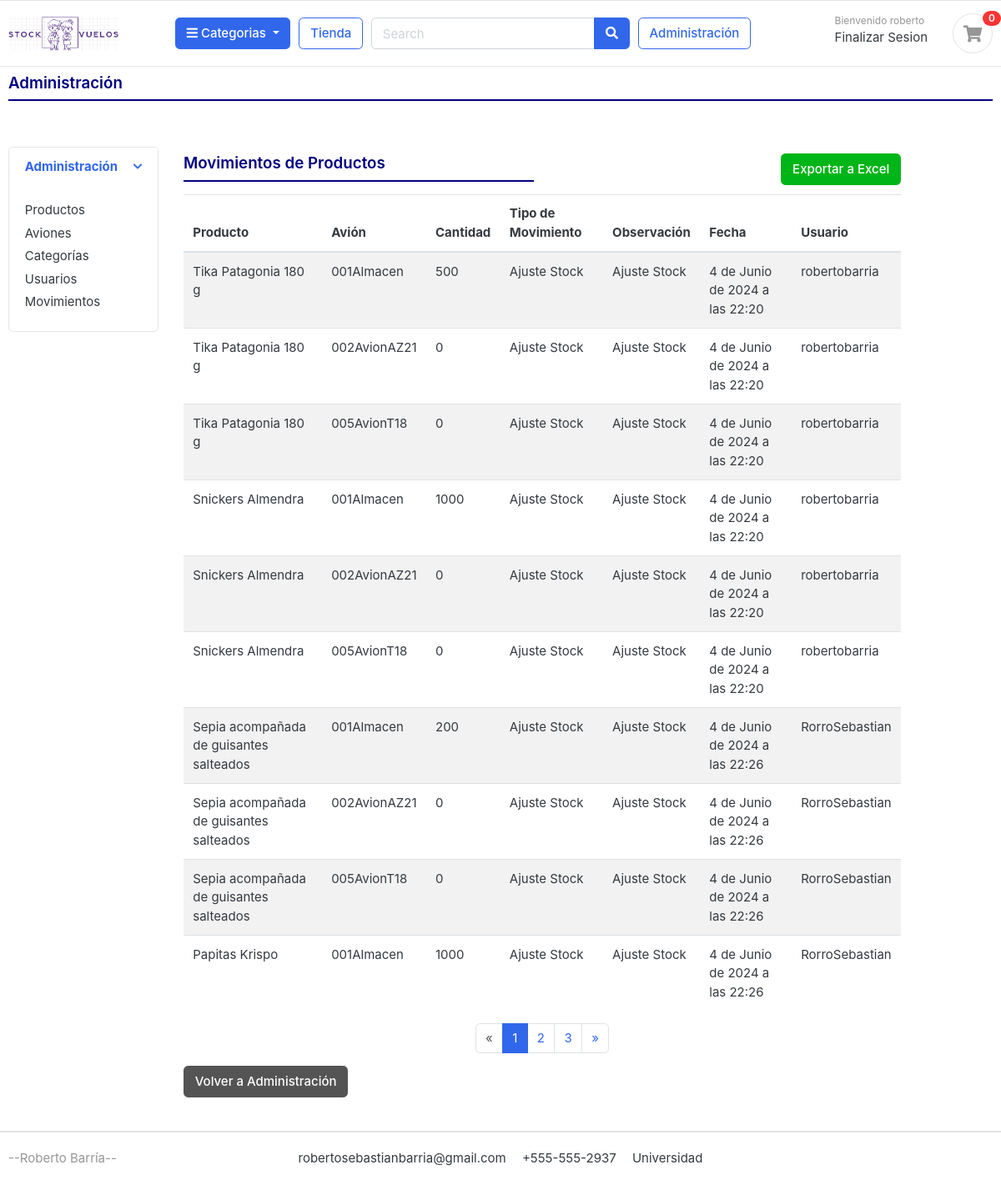
/administracion/productos/movimientos/ (signed in), run on the app's committed database.
### cuentas/models.py (models this page shows, shortened)
class Cuenta(AbstractBaseUser):
    Nombre = models.CharField(max_length=50)
    Apellido = models.CharField(max_length=50)
    username = models.CharField(max_length=50, unique=True)
    email = models.EmailField(max_length=100, unique=True)
    phone_number = models.CharField(max_length=50)
    avion = models.ForeignKey('aviones.Avion', on_delete=models.SET_NULL, null=True, blank=True)
    es_administrador = models.BooleanField(default=False)
    es_tripulante = models.BooleanField(default=False)
    date_joined = models.DateTimeField(auto_now_add=True)
    last_login = models.DateTimeField(auto_now_add=True)
    is_admin = models.BooleanField(default=False)
    is_staff = models.BooleanField(default=False)
    is_active = models.BooleanField(default=False)
    is_superadmin = models.BooleanField(default=False)
    USERNAME_FIELD = 'email'
    REQUIRED_FIELDS = ['username', 'Nombre', 'Apellido']
    objects = MyAccountManager()

### tienda/models.py (models this page shows, shortened)
class MovimientoHistorial(models.Model):
    MOVIMIENTO_TIPOS = [
        ('MO', 'Movimiento por Orden'),
        ('AS', 'Ajuste Stock'),
        ('MP', 'Movimiento Producto'),
    ]
    producto = models.ForeignKey(Producto, on_delete=models.CASCADE)
    avion = models.ForeignKey(Avion, on_delete=models.CASCADE)
    cantidad = models.IntegerField()
    tipo_movimiento = models.CharField(max_length=2, choices=MOVIMIENTO_TIPOS)
    observacion = models.CharField(max_length=255)
    fecha_movimiento = models.DateTimeField(auto_now_add=True)
    usuario = models.ForeignKey(User, on_delete=models.CASCADE)

class Producto(models.Model):
    nombre_producto = models.CharField(max_length=200, unique=True)
    slug = models.CharField(max_length=200, unique=True)
    descripcion = models.TextField(max_length=500, blank=True)
    precio = models.IntegerField()
    imagen = models.ImageField(upload_to='photos/productos')
    is_available = models.BooleanField(default=True)
    categoria = models.ForeignKey(Categoria, on_delete=models.CASCADE)
    fecha_creacion = models.DateTimeField(auto_now_add=True)
    fecha_modificacion = models.DateTimeField(auto_now=True)

### aviones/models.py (models this page shows, shortened)
class Avion(models.Model):
    nombre = models.CharField(max_length=100)
    descripcion = models.CharField(max_length=255, blank=True)

### administracion/views.py (the view)
# urls.py: path('productos/movimientos/', views.lista_movimientos, name='lista_movimientos'),
@login_required
def lista_movimientos(request):
    movimientos_list = MovimientoHistorial.objects.all()
    paginator = Paginator(movimientos_list, 10)
    page_number = request.GET.get('page')
    movimientos = paginator.get_page(page_number)
    return render(request, 'administracion/lista_movimientos.html', {'movimientos': movimientos})

### categorias/models.py (called while the page is built)
    def get_url(self):
        return reverse('productos_por_categoria', args=[self.slug])

### tienda/context_processors.py (called while the page is built)
def cantidad_productos_en_orden(request):
    if request.user.is_authenticated:
        avion_id = request.session.get('avion_id')
        orden = Orden.objects.filter(usuario=request.user, avion_id=avion_id, completada=False).first()
        if orden:
            orden_productos = OrdenProducto.objects.filter(orden=orden).count()
        else:
            orden_productos = 0
    else:
        orden_productos = 0
    return {'orden_productos': orden_productos}

def categorias_context(request):
    return {
        'categorias': Categoria.objects.all()
    }

### templates/administracion/lista_movimientos.html
{% extends 'administracion/administracion.html' %}
{% load static %}
{% block main_content %}
<section class="section-pagetop nb py-2">
    <div class="container">
        <div class="row">
            <div class="col">
                <h5 class="display-12 text-left font-weight-bold" style="color: navy;">Movimientos de Productos</h5>
                <hr class="my-2" style="border-top: 2px solid navy;">
            </div>
            <div class="col text-right">
                <a href="{% url 'exportar_movimientos_excel' %}" class="btn btn-success">Exportar a Excel</a>
            </div>
        </div>
    </div>
</section>
<section class="section-name padding-x-sm">
    <div class="container">
        <div class="row">
            <div class="col-md-12">
                <table class="table table-striped">
                    <thead>
                        <tr>
                            <th>Producto</th>
                            <th>Avión</th>
                            <th>Cantidad</th>
                            <th>Tipo de Movimiento</th>
                            <th>Observación</th>
                            <th>Fecha</th>
                            <th>Usuario</th>
                        </tr>
                    </thead>
                    <tbody>
                        {% for movimiento in movimientos %}
                        <tr>
                            <td>{{ movimiento.producto.nombre_producto }}</td>
                            <td>{{ movimiento.avion.nombre }}</td>
                            <td>{{ movimiento.cantidad }}</td>
                            <td>{{ movimiento.get_tipo_movimiento_display }}</td>
                            <td>{{ movimiento.observacion }}</td>
                            <td>{{ movimiento.fecha_movimiento }}</td>
                            <td>{{ movimiento.usuario.username }}</td>
                        </tr>
                        {% endfor %}
                    </tbody>
                </table>
                <nav aria-label="Page navigation">
                    <ul class="pagination justify-content-center">
                        {% if movimientos.has_previous %}
                        <li class="page-item">
                            <a class="page-link" href="?page={{ movimientos.previous_page_number }}" aria-label="Previous">
                                <span aria-hidden="true">&laquo;</span>
                            </a>
                        </li>
                        {% else %}
                        <li class="page-item disabled">
                            <a class="page-link" href="#" aria-label="Previous">
                                <span aria-hidden="true">&laquo;</span>
                            </a>
                        </li>
                        {% endif %}
                        {% for num in movimientos.paginator.page_range %}
                            {% if movimientos.number == num %}
                                <li class="page-item active"><a class="page-link" href="#">{{ num }}</a></li>
                            {% elif num > movimientos.number|add:'-3' and num < movimientos.number|add:'3' %}
                                <li class="page-item"><a class="page-link" href="?page={{ num }}">{{ num }}</a></li>
                            {% endif %}
                        {% endfor %}
                        {% if movimientos.has_next %}
                        <li class="page-item">
                            <a class="page-link" href="?page={{ movimientos.next_page_number }}" aria-label="Next">
                                <span aria-hidden="true">&raquo;</span>
                            </a>
                        </li>
                        {% else %}
                        <li class="page-item disabled">
                            <a class="page-link" href="#" aria-label="Next">
                                <span aria-hidden="true">&raquo;</span>
                            </a>
                        </li>
                        {% endif %}
                    </ul>
                </nav>
            </div>
        </div>
        <a href="{% url 'administracion' %}" class="btn btn-secondary">Volver a Administración</a>
    </div>
</section>
{% endblock %}

### templates/includes/navbar.html (shortened to what this page needs)
{% load static %}
<header class="section-header">
    <section class="header-main border-bottom">
        <div class="container">
            <div class="row align-items-center">
                <div class="col-lg-2 col-md-3 col-6">
                    <a href="{% url 'tienda' %}" class="brand-wrap">
                        <img class="logo" src="{% static 'images/logo05.png' %}">
                    </a>
                </div>
                {% if user.id is not None %}
                <div class="col-lg col-sm col-md col-6 flex-grow-0">
                    <div class="category-wrap dropdown d-inline-block float-right">
                        <button type="button" class="btn btn-primary dropdown-toggle" data-toggle="dropdown">
                            <i class="fa fa-bars"></i> Categorias
                        </button>
                    </div>
                </div>
                {% endif %}
                {% if user.id is not None %}
                <a href="{% url 'tienda' %}" class="btn btn-outline-primary">Tienda</a>
                {% endif %}
                <div class="col-lg col-md-6 col-sm-12 col">
                    {% if user.id is not None %}
                    <form action="#" class="search">
                        <div class="input-group w-100">
                            <input type="text" class="form-control" style="width:60%;" placeholder="Search">
                            <div class="input-group-append">
                                <button class="btn btn-primary" type="submit">
                                    <i class="fa fa-search"></i>
                                </button>
                            </div>
                        </div>
                    </form>
                    {% endif %}
                </div>
                {% if user.is_admin %}
                    <div>
                    <a href="{% url 'administracion' %}" class="btn btn-outline-primary">Administración</a>
                    </div>
                {% endif %}
                <div class="col-lg-3 col-sm-6 col-8 order-2 order-lg-3">
                    <div class="d-flex justify-content-end mb-3 mb-lg-0">
                        {% if user.id is None %}
                            <div class="widget-header">
                                <small class="title text-muted">Bienvenido </small>
                                <div>
                                    <a href="{% url 'login' %}">Login</a> <span class="dark-transp"> | </span>
                                </div>
                            </div>
                        {% else %}
                            <div class="widget-header">
                                <small class="title text-muted">Bienvenido {{user.Nombre}} </small>
                                <div>
                                    <a href="{% url 'logout' %}">Finalizar Sesion</a>
                                </div>
                            </div>
                        {% endif %}
                        {% if user.id is not None %}
                        <a href="{% url 'listar_ordenes' %}" class="widget-header pl-3 ml-3">
                            <div class="icon icon-sm rounded-circle border">
                                <i class="fa fa-shopping-cart"></i>
                            </div>
                            <span class="badge badge-pill badge-danger notify">{{ orden_productos }}</span>
                        </a>
                        {% endif %}
                    </div>
                </div>
            </div>
        </div>
    </section>
</header>

### static/css/ui.css (style rules this page uses)
html { font-family: "Inter", sans-serif; font-size: 15px; }
.icon-xs, .icon-sm, .icon-md, .icon-lg { display: inline-block; text-align: center; flex-shrink: 0; flex-grow: 0; }
.icon-sm { width: 48px; height: 48px; line-height: 48px !important; font-size: 20px; }
.header-main { position: relative; padding-top: 1rem; padding-bottom: 1rem; }
.brand-wrap .logo, .navbar-brand .logo { margin-right: 7px; max-height: 42px; display: inline-block; }
.widget-header { display: inline-block; vertical-align: middle; position: relative; }
.widget-header a { color: #343a40; }
.widget-header i { color: #969696; }
.widget-header .title { display: block; }
.widget-header .notify { position: absolute; top: -3px; right: -10px; }
.notify { position: absolute; top: -4px; right: -10px; display: inline-block; padding: 0.25em 0.6em; font-size: 12px; line-height: 1; text-align: center; border-radius: 3rem; color: #fff; background-color: #fa3434; }
.section-pagetop { padding: 45px 0; }

### data on the page
Cuenta: Nombre "roberto"
MovimientoHistorial: producto.nombre_producto "Tika Patagonia 180 g", avion.nombre "001Almacen", cantidad "500", tipo_movimiento "Ajuste Stock", observacion "Ajuste Stock", fecha_movimiento "4 de Junio de 2024 a las 22:20", usuario.username "robertobarria"
MovimientoHistorial: producto.nombre_producto "Tika Patagonia 180 g", avion.nombre "002AvionAZ21", cantidad "0", tipo_movimiento "Ajuste Stock", observacion "Ajuste Stock", fecha_movimiento "4 de Junio de 2024 a las 22:20", usuario.username "robertobarria"
MovimientoHistorial: producto.nombre_producto "Tika Patagonia 180 g", avion.nombre "005AvionT18", cantidad "0", tipo_movimiento "Ajuste Stock", observacion "Ajuste Stock", fecha_movimiento "4 de Junio de 2024 a las 22:20", usuario.username "robertobarria"
MovimientoHistorial: producto.nombre_producto "Snickers Almendra", avion.nombre "001Almacen", cantidad "1000", tipo_movimiento "Ajuste Stock", observacion "Ajuste Stock", fecha_movimiento "4 de Junio de 2024 a las 22:20", usuario.username "robertobarria"
MovimientoHistorial: producto.nombre_producto "Snickers Almendra", avion.nombre "002AvionAZ21", cantidad "0", tipo_movimiento "Ajuste Stock", observacion "Ajuste Stock", fecha_movimiento "4 de Junio de 2024 a las 22:20", usuario.username "robertobarria"
MovimientoHistorial: producto.nombre_producto "Snickers Almendra", avion.nombre "005AvionT18", cantidad "0", tipo_movimiento "Ajuste Stock", observacion "Ajuste Stock", fecha_movimiento "4 de Junio de 2024 a las 22:20", usuario.username "robertobarria"
MovimientoHistorial: producto.nombre_producto "Sepia acompañada de guisantes salteados", avion.nombre "001Almacen", cantidad "200", tipo_movimiento "Ajuste Stock", observacion "Ajuste Stock", fecha_movimiento "4 de Junio de 2024 a las 22:26", usuario.username "RorroSebastian"
MovimientoHistorial: producto.nombre_producto "Sepia acompañada de guisantes salteados", avion.nombre "002AvionAZ21", cantidad "0", tipo_movimiento "Ajuste Stock", observacion "Ajuste Stock", fecha_movimiento "4 de Junio de 2024 a las 22:26", usuario.username "RorroSebastian"
MovimientoHistorial: producto.nombre_producto "Sepia acompañada de guisantes salteados", avion.nombre "005AvionT18", cantidad "0", tipo_movimiento "Ajuste Stock", observacion "Ajuste Stock", fecha_movimiento "4 de Junio de 2024 a las 22:26", usuario.username "RorroSebastian"
MovimientoHistorial: producto.nombre_producto "Papitas Krispo", avion.nombre "001Almacen", cantidad "1000", tipo_movimiento "Ajuste Stock", observacion "Ajuste Stock", fecha_movimiento "4 de Junio de 2024 a las 22:26", usuario.username "RorroSebastian"

### other printed values
{{ orden_productos }} "0"
{{ num }} "1"
{{ num }} "2" "3"
